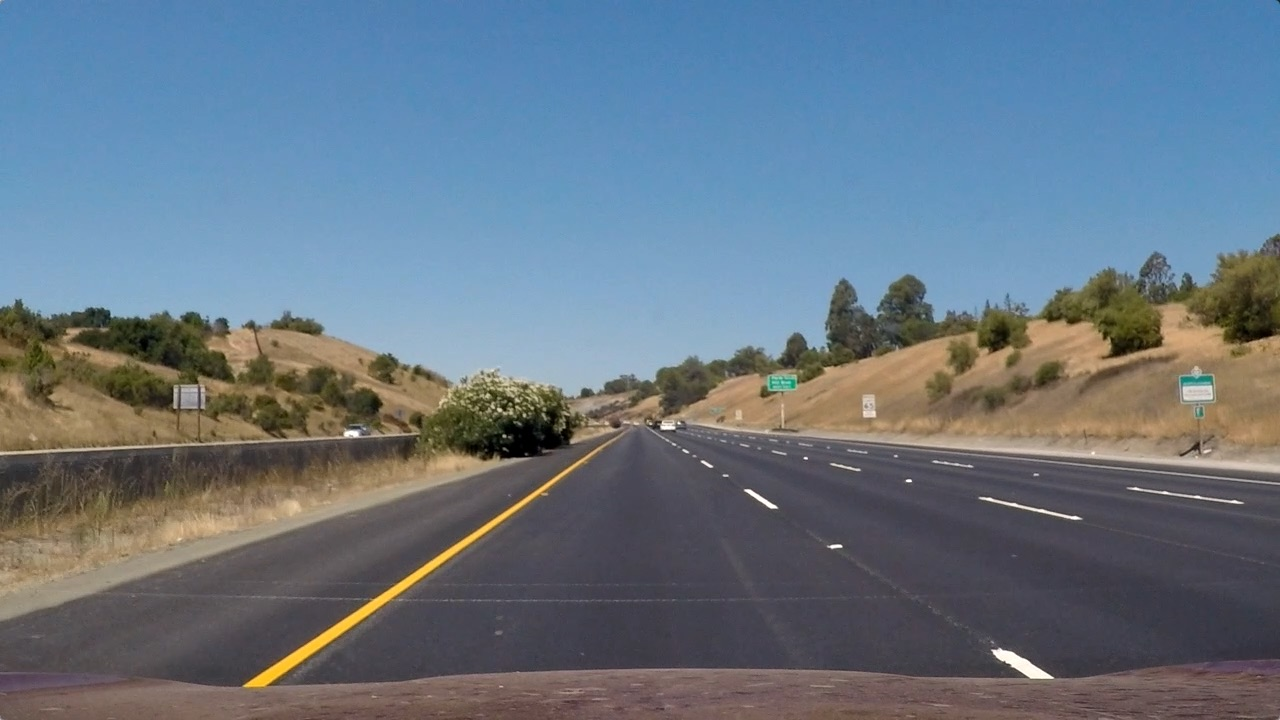
#> input picture test_images/straight_lines1.jpg, 1280 x 720 px; its folder holds only this picture in this run
$ python combining_thresholds.py   (older library calls are emulated)
#> lines starting #> are read from the running program, lines starting #| are printed output that depends on the picture; after the words box and inside, x2 and y2 are one past the last pixel; in counts of white or black regions, pixels touching at a corner belong together; long printed decimals are rounded
import numpy as np
import cv2
import matplotlib.pyplot as plt
import matplotlib.image as mpimg
import matplotlib.colors as mplcolors
import pickle
import glob
import re
from scipy.signal import argrelextrema
# from helper import *
images = glob.glob('./test_images/*.jpg')

ksize = 15
xsize_factor_top = 0.12
xsize_factor_bottom = 0
ysize_factor_top = 1.6
ysize_factor_bottom = 0.95

def tryint(s):
    try:
        return int(s)
    except:
        return s

def alphanum_key(s):
    """ Turn a string into a list of string and number chunks.
        "z23a" -> ["z", 23, "a"]
    """
    key_no = [tryint(c) for c in re.split('([0-9]+)', s) ]
    key_no = int(key_no[1])
    return key_no

def sort_nicely(liste):
    """ Sort the given list in the way that humans expect.
    """
    liste.sort(key=alphanum_key)
    return liste

images = sort_nicely(images)

############ functions
# [11 lines left out: function norm_0_255, not called in this run]

def norm_0_1(img):
    if img.max() > 1 or img.max() < 1 or img.min() <= 0:
        img_min = np.min(img)
        img_max = np.max(img)
        range_img = img_max - img_min
        result = (img-img_min)/range_img
        return(np.asarray(result, dtype='float32'))
    else:
        print("+++WARNING Normalizing to range 0 - 1: image has already a maximum <= 1")
        return img

def warp_img(img, src = None, dst = None, w_Mat = [0]):
    ysize = img.shape[0]
    xsize = img.shape[1]
    w_Mat_inv = None

    if len(w_Mat) == 1:
        w_Mat = cv2.getPerspectiveTransform(src,dst)
        w_Mat_inv = cv2.getPerspectiveTransform(dst,src)

    img = cv2.warpPerspective(img,w_Mat,(xsize,ysize), flags=cv2.INTER_LINEAR)

    return img, w_Mat, w_Mat_inv

# [10 lines left out: function weighted_img, not called in this run]

def gaussian_blur(img, kernel_size):
    """Applies a Gaussian Noise kernel"""
    return cv2.GaussianBlur(img, (kernel_size, kernel_size), 0)

# [54 lines left out: functions region_of_interest, colormask, not called in this run]

def colormask_treshold(img, lower, upper):
    """
    Apply a colormask on image and then return it
    """

    mask =(img[:,:,0] >= lower[0]) & (img[:,:,0] <= upper[0]) \
        & (img[:,:,1] >= lower[1]) & (img[:,:,1] <= upper[1]) \
        & (img[:,:,2] >= lower[2]) & (img[:,:,2] <= upper[2])

    return mask

def win_adap_tresh(img, winsize_y =200, winsize_x=400):

    # limits = np.concatenate((lower, upper))
    # print(limits)
    # factor_mean = limits[adap_what]
    ysize = img.shape[0]
    xsize = img.shape[1]
    mean_img = np.mean(img)
    mask = np.zeros_like(img)

    # print(" ")
    # print("mean_img:", mean_img)
    for y_win in range(0, ysize, winsize_y):
        win_y_low = y_win
        win_y_high = y_win + winsize_y
        if win_y_high > ysize:
            win_y_high = ysize

        # print(' ')
        # print("y win", win_y_low, win_y_high)

        for x_win in range(0, xsize, winsize_x):
            win_x_low = x_win
            win_x_high = x_win + winsize_x
            if win_x_high > xsize:
                win_x_high = xsize

            # [8 lines of commented-out code are left out]

            mask[win_y_low:win_y_high, win_x_low:win_x_high] = cv2.adaptiveThreshold(img[win_y_low:win_y_high, win_x_low:win_x_high]
                                                                ,1,cv2.ADAPTIVE_THRESH_MEAN_C,cv2.THRESH_BINARY,31,-7)

            # mask[win_y_low:win_y_high, win_x_low:win_x_high] = \
            #     (img[win_y_low:win_y_high, win_x_low:win_x_high, 0] >= limits[0]) \
            #     & (img[win_y_low:win_y_high, win_x_low:win_x_high, 0] <= limits[3]) \
            #     & (img[win_y_low:win_y_high, win_x_low:win_x_high, 1] >= limits[1]) \
            #     & (img[win_y_low:win_y_high, win_x_low:win_x_high, 1] <= limits[4]) \
            #     & (img[win_y_low:win_y_high, win_x_low:win_x_high, 2] >= limits[2]) \
            #     & (img[win_y_low:win_y_high, win_x_low:win_x_high, 2] <= limits[5])
            # cv2.rectangle(mask,(384,0),(510,128),(0,255,0),3)

    return mask

def sobel_thresh(images, orient='x', ksize=11, thresh=(30, 255)):

    if len(images.shape) <= 2:
        images = np.array([images])

    binary = np.zeros_like(images[0])
    binary[0,0] =0

    for i, img in enumerate(images):
        if orient == 'x':
            sobel = cv2.Sobel(img, cv2.CV_64F, 1, 0, ksize=ksize)
        elif orient == 'y':
            sobel = cv2.Sobel(img, cv2.CV_64F, 0, 1, ksize=ksize)
        # 3) Take the absolute value of the derivative or gradient
        abs_sobel = np.absolute(sobel)
        # 4) Scale to 8-bit (0 - 255) then convert to type = np.uint8
        # scaled_sobel = norm_0_255(sobel)
        scaled_sobel = np.uint8(255*abs_sobel/np.max(abs_sobel))

        # 5) Create a mask of 1's where the scaled gradient magnitude
        binary_temp = np.zeros_like(scaled_sobel)
        binary_temp[(scaled_sobel >= thresh[0]) & (scaled_sobel <= thresh[1])] = 1

        binary = (binary==1) | (binary_temp==1)

    return binary

# [17 lines left out: function adaptiveThreshold, not called in this run]

def get_binary_img(img, plot = 0):
    orig_img = img.copy()
    ysize = img.shape[0]
    xsize = img.shape[1]

    # flags = img[img > 0]

    mean_img = np.mean(img)
    print("mean_img: ", mean_img)
    #####
    # img = gaussian_blur(img, 3)

    hls_img = cv2.cvtColor(img, cv2.COLOR_RGB2HLS)
    hls1_img = hls_img[:,:,1]
    hls2_img = hls_img[:,:,2]

    hsv_img = cv2.cvtColor(img, cv2.COLOR_RGB2HSV)
    hls1_img = hsv_img[:,:,1]
    hsv2_img = hsv_img[:,:,2]

    lab_img = cv2.cvtColor(img, cv2.COLOR_RGB2LAB)
    lab0_img = lab_img[:,:,0]
    lab2_img = lab_img[:,:,2]

    red_img = img[:,:,0]

    #####

    gradx = np.asarray(sobel_thresh(np.array([red_img, hsv2_img, hls2_img]), orient='x', ksize = -1, thresh=(25, 255)), dtype='float32')
    gradx[645:720,0:280] = 0
    gradx[645:720,1000:1280] = 0
    gradx = gaussian_blur(gradx, 13)
    gradx[gradx >= 0.003] = 1
    gradx[gradx < 1] = 0
    gradx = np.asarray(gradx, dtype='uint8')

    adap_mask = np.asarray(win_adap_tresh(hls2_img, winsize_y = 90, winsize_x=160), dtype='uint8')
    # adap_mask = np.asarray(adaptiveThreshold(np.array([ lab2_img]), block_size= 61, mean_value = -5), dtype='uint8')
    # adap_mask = np.asarray(adaptiveThreshold(np.array([red_img, hsv2_img, lab2_img]), block_size= 61, mean_value = -5), dtype='uint8') #| np.asarray(adaptiveThreshold(np.array([red_img, hsv2_img])), dtype='uint8')
    adap_mask[645:720,0:280] = 0
    adap_mask[645:720,1000:1280] = 0
    #####
    # Threshold image to get only yellow/white
    ### H L S
    lower_yel = np.array((15,0,115))
    upper_yel = np.array((25,255,255))
    lower_wht = np.array((0, min(int(mean_img * 2.5),210),  10))
    upper_wht = np.array((255, 255, 255))

    hls_yel = colormask_treshold(hls_img, lower_yel,upper_yel)
    hls_wht = colormask_treshold(hls_img, lower_wht,upper_wht)

    hls_mask = np.asarray(hls_wht | hls_yel, dtype='uint8')

    ### L A B
    lower_yel = np.array((5,127,155))
    upper_yel = np.array((255,135,255))
    lower_wht = np.array((min(int(mean_img * 2.6),220), 125, 120))
    upper_wht = np.array((255, 140, 145))

    lab_yel = colormask_treshold(lab_img, lower_yel,upper_yel)
    lab_wht = colormask_treshold(lab_img, lower_wht,upper_wht)

    lab_mask =  np.asarray(lab_wht | lab_yel, dtype='uint8')

    ### H S V
    lower_yel = np.array((15,110,0))
    upper_yel = np.array((25,255,255))
    lower_wht = np.array((0, 0, min(int(mean_img * 2.4),220)))
    upper_wht = np.array((255,30,255))

    hsv_yel = colormask_treshold(hsv_img, lower_yel,upper_yel)
    hsv_wht = colormask_treshold(hsv_img, lower_wht,upper_wht)

    hsv_mask = np.asarray(hsv_wht | hsv_yel, dtype='uint8')

    ### RED

    lower_red = np.array((min(int(mean_img * 2.3),235), 40, 40))
    upper_red = np.array((255,255,255))
    red_mask = colormask_treshold(img, lower_red, upper_red)
    red_mask = np.asarray(red_mask, dtype='uint8')

    ####### Combine
    # mask1 = gradx | adap_mask
    combined = np.asarray(red_mask + hsv_mask + lab_mask + hls_mask + adap_mask + gradx, dtype='uint8')
    combined[combined<3] = 0
    combined[combined>=3] = 1

    # combined, w_Mat, w_Mat_inv = warp_img(combined, src, dst)

    ########## CROPPIMG

    # orig_img_cropped = weighted_img(region_of_interest(orig_img, np.array(src, dtype = np.int32)), 0.7, orig_img,0.3)
    orig_img_cropped = orig_img
    histogram = np.sum(combined[int(ysize/2):,:], axis=0)

    ############ PLOTTING
    if plot:
        if plot==2:
            plt.figure()
            plt.subplots_adjust(top=1.0,bottom=0.0,left=0.0,right=1.0,hspace=0.1,wspace=0.05)

            plt.subplot(2,3,1)
            plt.imshow(hls_img[:,:,0], cmap='inferno')
            plt.title('hls_img[:,:,0]')
            plt.axis('off')

            plt.subplot(2,3,2)
            plt.imshow(hls_img[:,:,1], cmap='inferno')
            plt.title('hls_img[:,:,1]')
            plt.axis('off')

            plt.subplot(2,3,3)
            plt.imshow(hls_img[:,:,2], cmap='inferno')
            plt.title('hls_img[:,:,2]')
            plt.axis('off')

            plt.subplot(2,3,4)
            plt.imshow(hls_wht, cmap='inferno')
            plt.title('hls_wht')
            plt.axis('off')

            plt.subplot(2,3,5)
            plt.imshow(hls_yel, cmap='inferno')
            plt.title('hls_yel')
            plt.axis('off')

            plt.subplot(2,3,6)
            plt.imshow(hls_mask, cmap='inferno')
            plt.title('hls_mask')
            plt.axis('off')

            plt.figure()
            plt.subplots_adjust(top=1.0,bottom=0.0,left=0.0,right=1.0,hspace=0.1,wspace=0.05)
            plt.subplot(2,3,1)
            plt.imshow(lab_img[:,:,0], cmap='inferno')
            plt.title('lab_img[:,:,0]')
            plt.axis('off')

            plt.subplot(2,3,2)
            plt.imshow(lab_img[:,:,1], cmap='inferno')
            plt.title('lab_img[:,:,1]')
            plt.axis('off')

            plt.subplot(2,3,3)
            plt.imshow(lab_img[:,:,2], cmap='inferno')
            plt.title('lab_img[:,:,2]')
            plt.axis('off')

            plt.subplot(2,3,4)
            plt.imshow(lab_wht, cmap='inferno')
            plt.title('lab_wht')
            plt.axis('off')

            plt.subplot(2,3,5)
            plt.imshow(lab_yel, cmap='inferno')
            plt.title('lab_yel')
            plt.axis('off')

            plt.subplot(2,3,6)
            plt.imshow(lab_mask, cmap='inferno')
            plt.title('lab_mask')
            plt.axis('off')

            plt.figure()
            plt.subplots_adjust(top=1.0,bottom=0.0,left=0.0,right=1.0,hspace=0.1,wspace=0.05)
            plt.subplot(2,3,1)
            plt.imshow(hsv_img[:,:,0], cmap='inferno')
            plt.title('hsv_img[:,:,0]')
            plt.axis('off')

            plt.subplot(2,3,2)
            plt.imshow(hsv_img[:,:,1], cmap='inferno')
            plt.title('hsv_img[:,:,1]')
            plt.axis('off')

            plt.subplot(2,3,3)
            plt.imshow(hsv_img[:,:,2], cmap='inferno')
            plt.title('hsv_img[:,:,2]')
            plt.axis('off')

            plt.subplot(2,3,4)
            plt.imshow(hsv_wht, cmap='inferno')
            plt.title('hsv_wht')
            plt.axis('off')

            plt.subplot(2,3,5)
            plt.imshow(hsv_yel, cmap='inferno')
            plt.title('hsv_yel')
            plt.axis('off')

            plt.subplot(2,3,6)
            plt.imshow(hsv_mask, cmap='inferno')
            plt.title('hsv_mask')
            plt.axis('off')

            plt.figure()
            plt.subplots_adjust(top=1.0,bottom=0.0,left=0.0,right=1.0,hspace=0.1,wspace=0.05)
            plt.subplot(3,1,1)
            plt.imshow(red_img, cmap='inferno')
            plt.title('red_img')
            plt.axis('off')

            plt.subplot(3,1,2)
            plt.imshow(red_mask, cmap='inferno')
            plt.title('red_mask')
            plt.axis('off')

            plt.subplot(3,1,3)
            plt.imshow(adap_mask, cmap='inferno')
            plt.title('adap_mask')
            plt.axis('off')


            plt.show()
            #########

        plt.figure(facecolor='w', edgecolor='k')
        figManager = plt.get_current_fig_manager()
        figManager.window.showMaximized()
        ax=[[],[],[],[],[],[],[],[]]
        ax[0] = plt.subplot(2,5,1)
        plt.title('original img')
        plt.axis('off')

        ax[1] = plt.subplot(2,5,2)
        plt.imshow(img, cmap='inferno')
        plt.title('img transformed')
        plt.axis('off')

        ax[2] =plt.subplot(2,5,3)
        plt.imshow(combined, cmap='inferno')
        plt.title('combined')
        plt.axis('off')
        #plt.plot(-histogram+ysize)

        ax[3] = plt.subplot(2,5,4)
        plt.title('result')
        plt.axis('off')

        plt.subplot(2,5,5)
        plt.imshow(gradx, cmap='inferno')
        plt.title('gradx')
        plt.axis('off')

        plt.subplot(2,5,6)
        plt.imshow(adap_mask, cmap='inferno')
        plt.title('adap_mask')
        plt.axis('off')

        plt.subplot(2,5,7)
        plt.imshow(red_mask, cmap='inferno')
        plt.title('red_mask')
        plt.axis('off')

        plt.subplot(2,5,8)
        plt.imshow(hls_mask, cmap='inferno')
        plt.title('hls_mask')
        plt.axis('off')

        plt.subplot(2,5,9)
        plt.imshow(lab_mask, cmap='inferno')
        plt.title('lab_mask')
        plt.axis('off')

        plt.subplot(2,5,10)
        plt.imshow(hsv_mask, cmap='inferno')
        plt.title('hsv_mask')
        plt.axis('off')

        # plt.show()

        plt.subplots_adjust(top=0.98,bottom=0.0,left=0.0,right=1.0,hspace=0.1,wspace=0.05)
    else:
        ax = 0

    return combined, ax
# [1030:]
for img_path in images[:]:
    img = mpimg.imread(img_path)
#> img is the input picture: shape (720, 1280, 3); mean R, G, B 103.2, 117.7, 131.2
    orig_img = img.copy()
    print(img.shape)
#| (720, 1280, 3)
    ysize = img.shape[0]
    xsize = img.shape[1]
    ploty = np.linspace(0, ysize-1, ysize)
    print(ploty)
#| [  0.   1.   2.   3.   4.   5.   6.   7.   8.   9.  10.  11.  12.  13.
#|   14.  15.  16.  17.  18.  19.  20.  21.  22.  23.  24.  25.  26.  27.
#|   28.  29.  30.  31.  32.  33.  34.  35.  36.  37.  38.  39.  40.  41.
#|   42.  43.  44.  45.  46.  47.  48.  49.  50.  51.  52.  53.  54.  55.
#|   56.  57.  58.  59.  60.  61.  62.  63.  64.  65.  66.  67.  68.  69.
#|   70.  71.  72.  73.  74.  75.  76.  77.  78.  79.  80.  81.  82.  83.
#> (further printed lines are left out)
    #source points
    src = np.float32([(682,445),
                    (601,445),
                    (247,690),
                    (1075,690)])

    # destination points
    dst = np.float32([(xsize-400,0),
                    (400,0),
                    (400,ysize),
                    (xsize-400,ysize)])

    img, w_Mat, w_Mat_inv = warp_img(img, src, dst)
#> in warp_img, `img = cv2.warpPerspective(img,w_Mat,(xsize,ysize), flags=cv2.INTER_LIN..`:
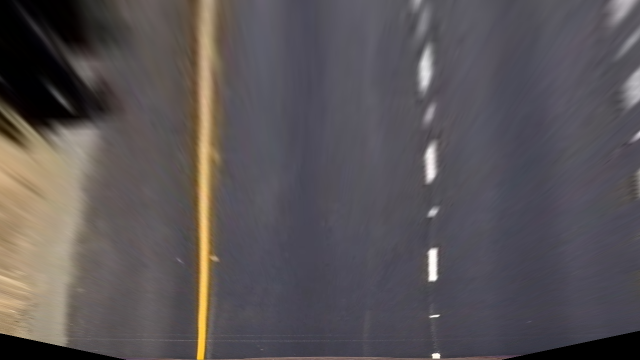
#> img: shape (720, 1280, 3) (shown at 1/2 size); mean of channels 0, 1, 2 88.5, 83.3, 85.8; drawn as R, G, B
#> w_Mat = [[-0.376, -1.5, 868], [-6.35e-16, -1.91, 848.7], [-8.21e-19, -0.00239, 1]]; w_Mat_inv = [[0.169, -0.801, 533.5], [-6.46e-17, -0.524, 445], [0, -0.00125, 1]]

    img, ax = get_binary_img(img, plot = 1)
#> in get_binary_img, `mean_img = np.mean(img)`: mean_img = 85.89
#| mean_img:  85.892
#> the loop in sobel_thresh, `for i, img in enumerate(images):` made 3 passes
#> after the loop in sobel_thresh, `for i, img in enumerate(images):`:
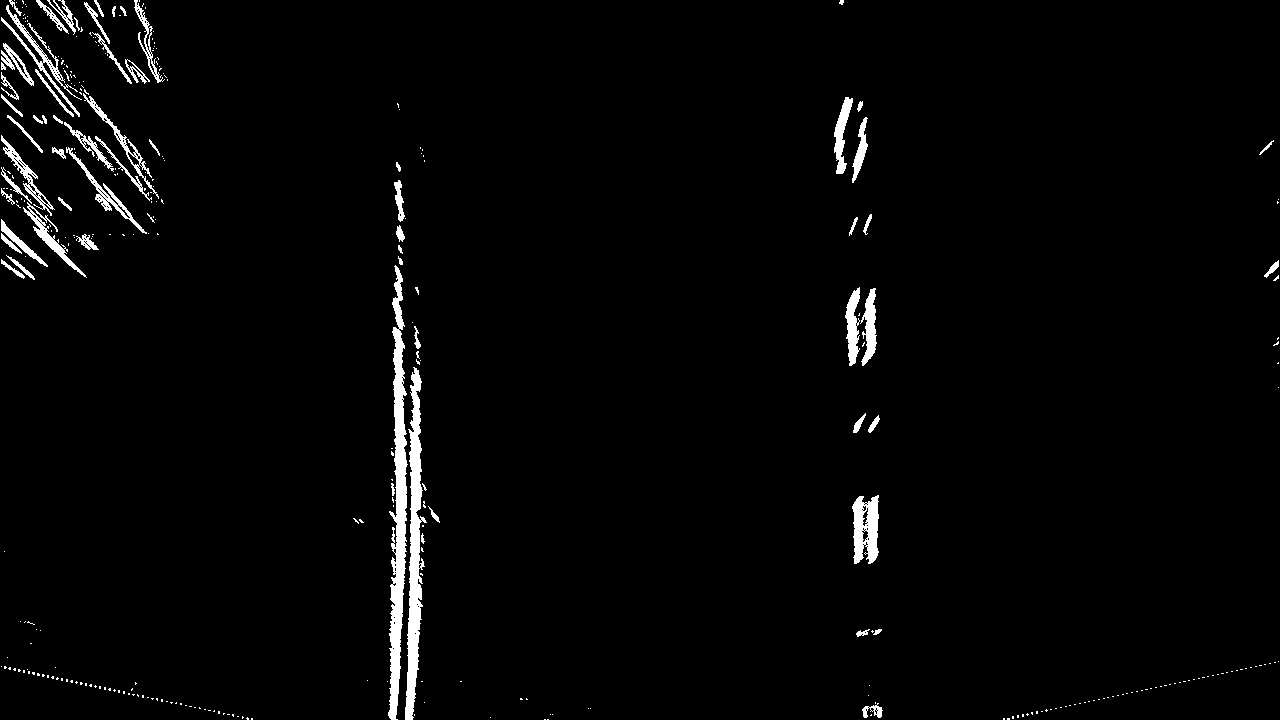
#> binary: shape (720, 1280) bool; 2.4% white; 348 white regions (284 under 20 px), largest, box (x1, y1, x2, y2) and area: (388, 265, 408, 720) 4417, (405, 367, 427, 720) 3467, (852, 495, 879, 564) 1338
#> in get_binary_img, `gradx[gradx >= 0.003] = 1`:
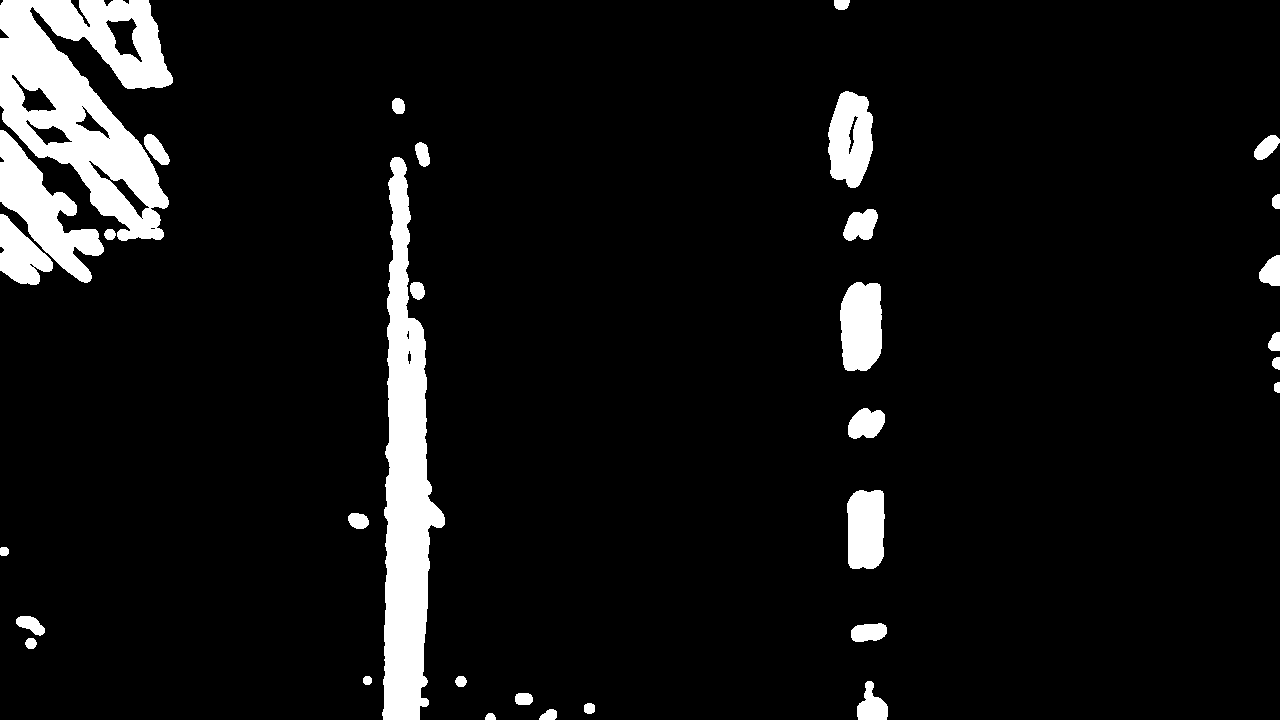
#> gradx: shape (720, 1280) float32; min 0, max 1, mean 0.0718
#> in win_adap_tresh, `mean_img = np.mean(img)`: mean_img = 26.13
#> in get_binary_img, `lower_wht = np.array((0, min(int(mean_img * 2.5),210),  10))`: lower_wht = [0, 210, 10]
#> in get_binary_img, `lower_wht = np.array((min(int(mean_img * 2.6),220), 125, 120))`: lower_wht = [220, 125, 120]
#> in get_binary_img, `lab_mask =  np.asarray(lab_wht | lab_yel, dtype='uint8')`:
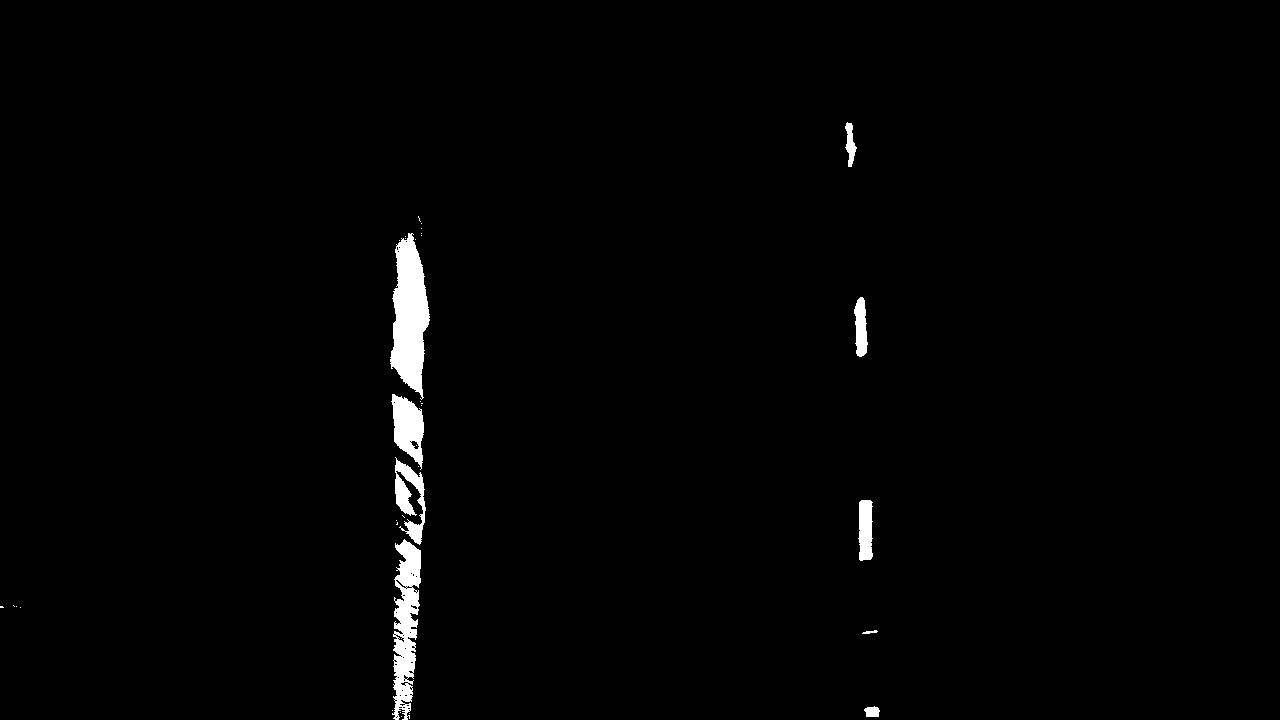
#> lab_mask: shape (720, 1280); values 0 (black) and 1 (white), 1.3% white; 34 white regions (25 under 20 px), largest, box (x1, y1, x2, y2) and area: (390, 233, 430, 400) 4244, (392, 539, 421, 720) 3203, (391, 394, 424, 470) 1527
#> in get_binary_img, `lower_wht = np.array((0, 0, min(int(mean_img * 2.4),220)))`: lower_wht = [0, 0, 206]
#> (the rest of the program and of its run is left out)
